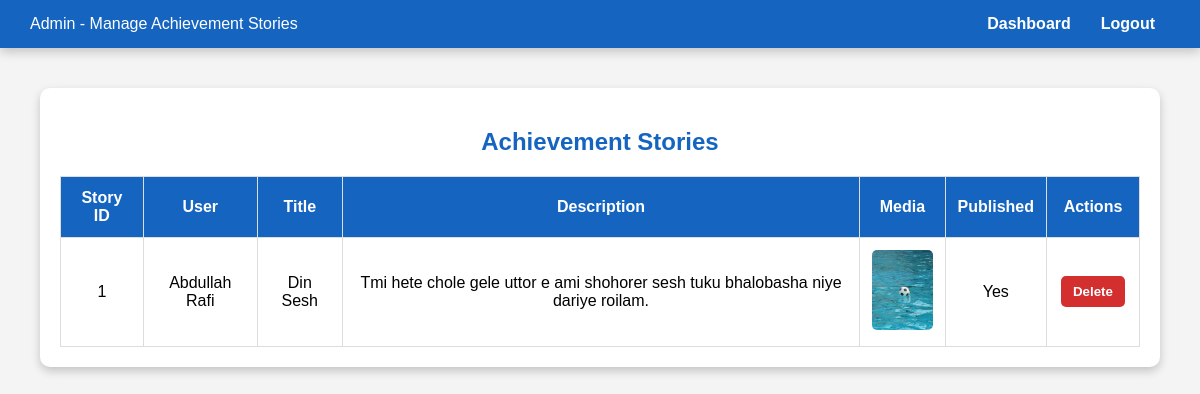
The app's page /admin_achievement.php (signed in) with its own data.
### tables this page shows
CREATE TABLE `achievement_stories` (
  `id` int(11) NOT NULL,
  `user_id` int(11) NOT NULL,
  `title` varchar(255) NOT NULL,
  `description` text NOT NULL,
  `media_path` varchar(255) DEFAULT NULL,
  `is_published` tinyint(1) DEFAULT 0,
  `created_at` timestamp NOT NULL DEFAULT current_timestamp()
);

### admin_achievement.php (the view, shortened to what this page needs)
<?php
include 'db.php';
$result = $conn->query("
    SELECT achievement_stories.*, CONCAT(users.first_name, ' ', users.last_name) AS full_name
    FROM achievement_stories
    JOIN users ON achievement_stories.user_id = users.id
    ORDER BY created_at DESC
");
?>
<!DOCTYPE html>
<html lang="en">
<head>
</head>
<body>
<nav class="navbar">
    <span>Admin - Manage Achievement Stories</span>
    <ul>
        <li><a href="admin_dashboard.php">Dashboard</a></li>
        <li><a href="admin_logout.php">Logout</a></li>
    </ul>
</nav>
<div class="container">
    <h2>Achievement Stories</h2>
    <table>
        <thead>
            <tr>
                <th>Story ID</th>
                <th>User</th>
                <th>Title</th>
                <th>Description</th>
                <th>Media</th>
                <th>Published</th>
                <th>Actions</th>
            </tr>
        </thead>
        <tbody>
        <?php while ($row = $result->fetch_assoc()): ?>
            <tr>
                <td><?= htmlspecialchars($row['id']) ?></td>
                <td><?= htmlspecialchars($row['full_name']) ?></td>
                <td><?= htmlspecialchars($row['title']) ?></td>
                <td><?= htmlspecialchars($row['description']) ?></td>
                <td>
                    <?php if ($row['media_path']): ?>
                        <img src="<?= htmlspecialchars($row['media_path']) ?>" alt="Story Media" class="story-img" />
                    <?php else: ?>
                        No media
                    <?php endif; ?>
                </td>
                <td><?= $row['is_published'] ? 'Yes' : 'No' ?></td>
                <td>
                    <form method="POST" style="display:inline;" onsubmit="return confirm('Are you sure to delete this story?');">
                        <button type="submit" class="delete-btn">Delete</button>
                    </form>
                </td>
            </tr>
        <?php endwhile; ?>
        </tbody>
    </table>
</div>
</body>
</html>

### admin_achievement.php (style rules this page uses)
body { font-family: 'Poppins', sans-serif; margin: 0; padding: 0; background: #f4f4f4; text-align: center; }
.navbar { background: #1565C0; color: white; padding: 15px 30px; display: flex; justify-content: space-between; align-items: center; box-shadow: 0 4px 10px rgba(0,0,0,0.2); }
.navbar ul { list-style: none; margin: 0; padding: 0; display: flex; }
.navbar ul li { margin: 0 15px; }
.navbar ul li a { color: white; text-decoration: none; font-weight: bold; transition: color 0.3s ease-in-out; }
.container { width: 90%; margin: 40px auto; background: white; padding: 20px; border-radius: 10px; box-shadow: 0 4px 10px rgba(0,0,0,0.2); text-align: left; }
h2 { color: #1565C0; margin-bottom: 20px; text-align: center; }
table { width: 100%; border-collapse: collapse; }
th, td { border: 1px solid #ddd; padding: 12px; text-align: center; }
th { background-color: #1565C0; color: white; }
img.story-img { max-width: 100px; max-height: 80px; border-radius: 5px; }
form { margin: 0; }
button { margin: 2px; padding: 8px 12px; border: none; border-radius: 5px; cursor: pointer; font-weight: bold; transition: background 0.3s ease-in-out; }
.delete-btn { background: #d32f2f; color: white; }

### records on screen
achievement_stories: id "1", full_name "Abdullah Rafi", title "Din Sesh", description "Tmi hete chole gele uttor e ami shohorer sesh tuku bhalobasha niye dariye roilam.", media_path (picture), is_published "Yes"
